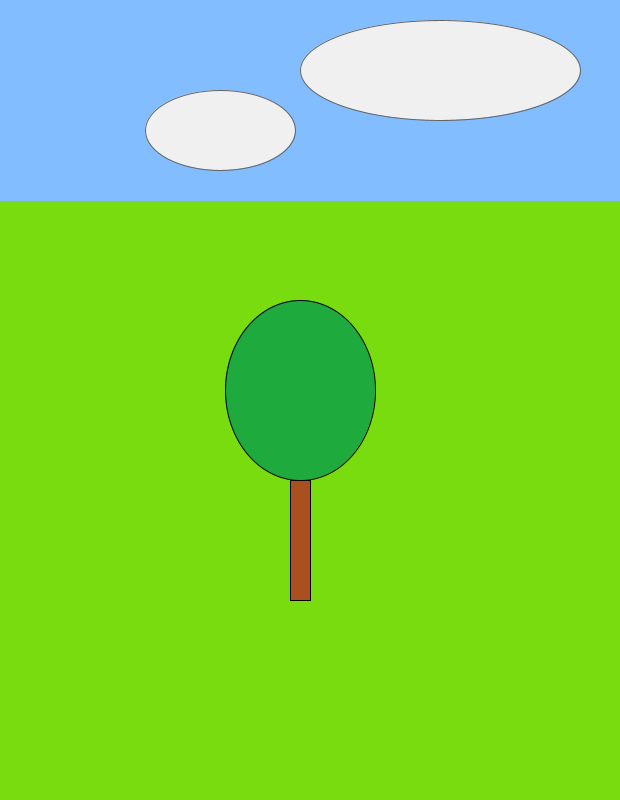
Frame 1 (no input)
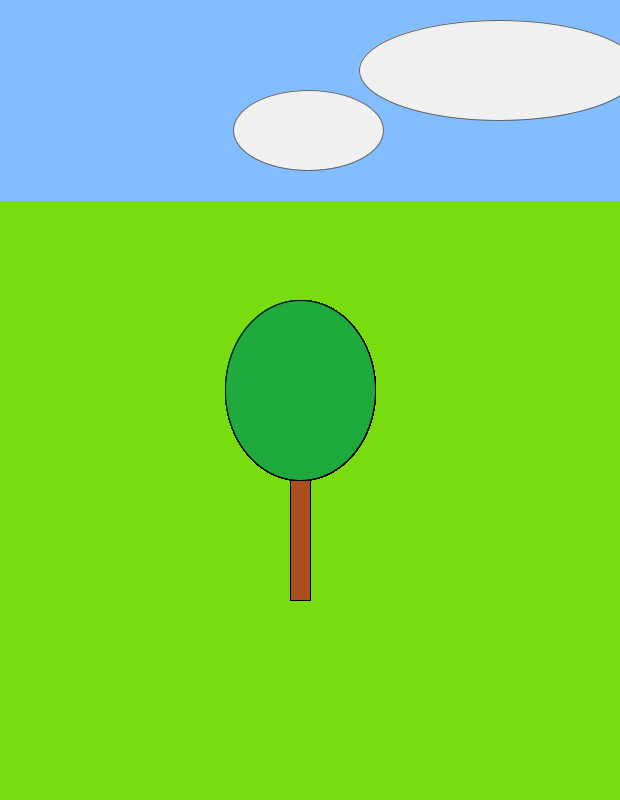
Frame 60 (the mouse pressed at the canvas centre just before this capture)
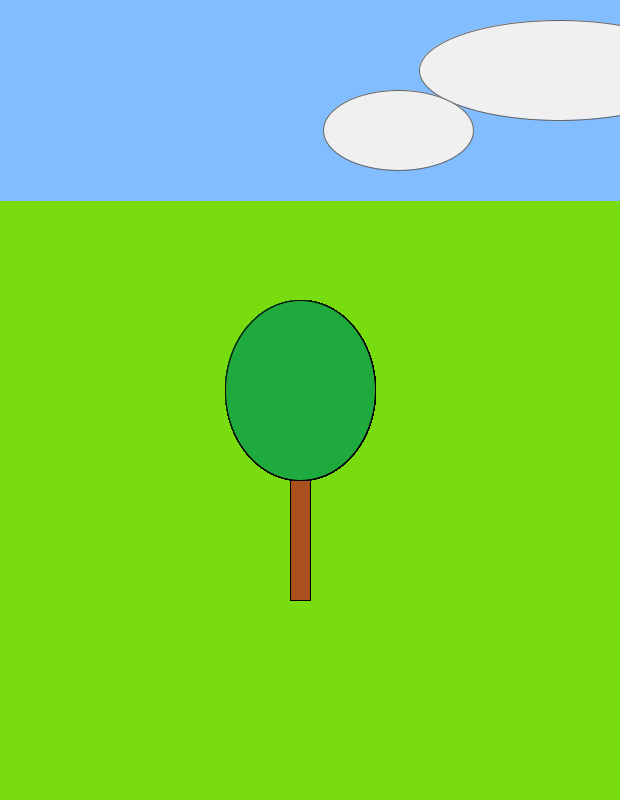
Frame 120 (the mouse held since frame 60 and released just before this capture)

The Processing sketch that drew these frames (run headless with seeded random() and noise(); from frame 60 on, the mouse is pressed at the canvas centre):

// Processing sketch: P3_intro_5
// ── P3_intro_5.pde
/* Processing: random()-funktionen, lokale variabler
 * 
 * random()-funktionen er et eksempel på en funktion, der sender noget retur, når man kalder den.
 * Funktionen bruges til at lave et tilfældigt tal. Den skal også bruge nogle parametre i kaldet, 
 * som angiver grænsen eller grænserne for det interval, man ønsker at tallet skal ligge inden for.
 * Hvis der er en parameter, er det den øvre grænse - man får altså et tilfældigt tal mellem 0 og
 * det tal, man angiver. Hvis der er to tal, er det nedre og øvre grænse.
 *
 * I denne sketch bruges random() til at danne tilfældige farver til kronen (se mouseClicked()-
 * funktionen nederst). Du skal prøve i opgaverne også at bruge det til at skabe variation i
 * træernes form.
 */

// Variabler. Alt er det samme som før. Du kan ændre dem som du selv synes
color stamme = color(170, 80, 30);    
color blade = color(30, 170, 60);     
color graes = color(120, 220, 15);   
color himmel = color(130, 190, 255);  
color sky = color(240);               

float sky_1x, sky_2x, sky_1fart, sky_2fart;  // Variablerne til at styre skyerne med.

// setup() er også  magen til foregående sketch.
void setup() {
  size(620, 800);
  background(graes);
  sky_1x = 440;                       
  sky_2x = 220;          
  sky_1fart = 1;                      
  sky_2fart = 1.5;
}

// draw()-metoden, derimod, er meget mere overskuelig nu, der er kun to linjer. 
// Men bemærk: tegnTrae() er anderledes end før.
void draw() {
  tegnTrae(300, 600, blade);          // tegnTrae(...)-funktionen er lavet om, så den både
                                      // skal have et koordinatsæt og en farve til kronen.
                                      // Her er farven den samme som det hele tiden har været.
  tegnHimmel();                       // tegnHimmel-funktionen er den, du selv forhåbentlig
                                      // fik lavet i den foregående sketch.
}

/*
 * Metoden tegnTrae() er lavet om, så den nu får tre parametre: De to er stadig koordinater til 
 * træets position (til roden - det gjorde du selv i foregående sketch). Den tredje er en farve, 
 * som bruges til kronen. 
 */
void tegnTrae(float xx, float yy, color ff) {
  stroke(0);
  fill(stamme);                        // Stammen får stadig den samme brune farve
  rect(xx-10, yy-120, 20, 120);       
  fill(ff);                            // Kronens farve får vi nu derfra hvor funktionen kaldes.
  ellipse(xx, yy-210, 150, 180);       
  // Husk også at sætte æblet på.
} 

/* 
 * mouseClicked() er også ændret. Når vi sætter et nyt træ, vil vi gerne have variation 
 * i farven, så vi bruger vi funktionen random(). Den genererer et tilfældigt tal inden 
 * for et interval, og den tager enten en eller to parametre (enten en øvre grænse for 
 * intervallet eller både en nedre og en øvre).
 */
void mouseClicked() {
  // rr, gg, bb og krone er fire lokale variabler. 
  // De gemmes et kort øjeblik men bliver glemt igen, når kodeblokken er løbet igennem.
  float rr = random(255);             // Mængden af Rød varierer mellem 0 og 255.
  float gg = random(100, 255);        // Mængden af Grøn varierer mellem 100 og 255.
  float bb = random(255);             // Mængden af Blå varierer mellem 0 og 255.
  color krone = color(rr, gg, bb);    // Ud fra de tre talværdier laver vi nu en ny farve,
                                      // som vi sender til tegnTrae(...) sammen med musens
                                      // koordinater.
  tegnTrae(mouseX, mouseY, krone);
}

/* 
 * tegnHimmel()-metoden står nu for sig selv. Men kodelinjerne er de samme, og metoden gør 
 * fuldstændig det samme som de gjorde, da de stod oppe i draw()-metoden. I den foregående sketch
 * flyttede du også selv disse kodelinjer til deres egen funktion.
 *
 * draw()-metoden er meget mere overskuelig, når den ikke rummer al koden.
 * 
 * tegnHimmel() har ingen parametre i funktionskaldet: Parentesen er tom. Og den returnerer 
 * heller ikke noget til draw()-metoden: Returtypen (ordet før funktionens navn) er void.
 */
void tegnHimmel() {
  fill(himmel);                       
  stroke(himmel);        
  rect(0, 0, 620, 200);               // Himlen tegnes stadig hver gang draw() gennemløbes. 
  
  fill(sky);                          // Og skyerne også, som før.
  stroke(100);                      
  ellipse(sky_1x, 70, 280, 100);     
  ellipse(sky_2x, 130, 150, 80);    
  sky_1x += sky_1fart;                // Skyerne rykker sig stadig lidt for hvert gennemløb af draw().
  sky_2x += sky_2fart;               

  if (sky_1x > 800) sky_1x = -200;    // Og de starter stadig forfra, når de kommer uden for vinduet. 
  if (sky_2x > 720) sky_2x = -100; 
  
} // Her slutter tegnHimmel()-metodens kodeblok

// Opgave 1:  Gule, lilla eller turkisblå træer er grimme. Ret farve-intervallerne i mouseClicked() 
//            til, så der er variation i de grønne farver, uden at det ser helt skørt ud.

// Opgave 2:  Prøv at lave en lokal variabel i tegnTrae()-funktionen, som kan gemme kronens bredde. 
//            Giv kronen en tilfældig bredde, så der også er lidt variation i træernes form.

// Opgave 3:  Sæt et æble på træet, og prøv at lade æblets position variere med random():

// Opgave 4:  Hvis du er ambitiøs, kan du også lade kronens og stammens højder variere. Men så
//            sker der noget med placeringen af træets forskellige dele i forhold til hinanden,
//            som kræver at du bruger de pågældende variabler som dele i regnestykker inde i de
//            funktioner, der tegner stamme og krone (rect()- og ellipse()-funktionerne). Spring
//            denne opgave over, hvis du synes det bliver for rodet.

// Opgave 5:  Prøv til sidst at lave draw()-metoden om, så træet får tilfældige koordinater. Sæt
//            denne linje ind i stedet for den der står der nu:
//               tegnTrae(random(50, 570), random(500, 780), blade);
//            Snak med din makker om, hvordan denne linje virker og se hvad der sker, når det kører. 
//            Og prøv om du nu kan tegne træer med musen oven på det første træ.
